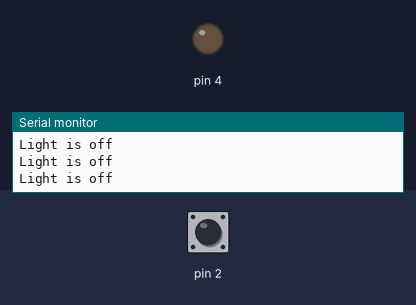
Recording of a sketch running on a simulated Arduino Uno, built with avr-gcc and run on an emulated ATmega328P. Shown: output pins drawn as LEDs (lit = HIGH), the last lines printed to the serial monitor. Dashed ring = blinking. The inputs (shaded band) are chosen by the test bench; at power-on: pin 2 HIGH.

Above: at 1.2 s.
1.3 s: pin 2 pulled LOW for 0.15 s
At 1.39 s:
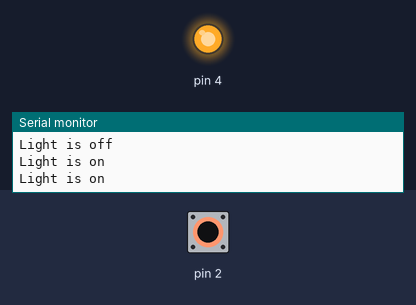
2.9 s: pin 2 pulled LOW for 1 s
At 4.6 s:
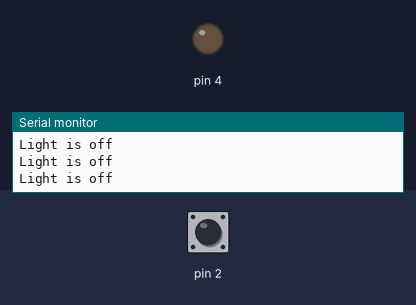
6.9 s: pin 2 pulsed LOW 2 times (0.12 s each, 0.3 s apart)
At 6.97 s:
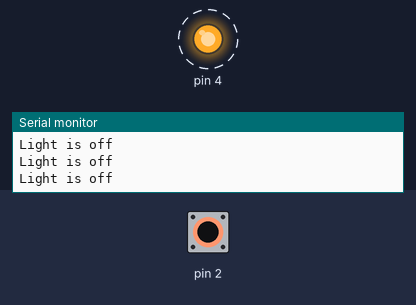
Timing chart, 0 to 9.9 s (numbered marks = the images above; inputs shaded):
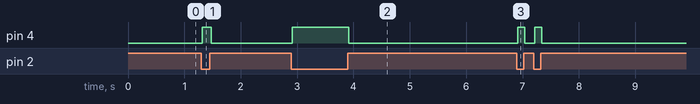

Measured:
- after the input at 1.3 s, pin 4: LOW → HIGH at once, → LOW 0.16 s later
- after the input at 2.9 s, pin 4: LOW → HIGH at once, → LOW 1.0 s later
- after the input at 6.9 s, pin 4: alternates HIGH for 0.12 s and LOW for 0.17 s, 4 changes in all, then stays LOW, starting at once

The sketch:

ButtonLight.ino
```cpp
  int buttonState = 0;
void setup() {
  // put your setup code here, to run once:
  Serial.begin(9600);
  pinMode(2, INPUT_PULLUP);
  pinMode(4, OUTPUT);


}

void loop() {
  // put your main code here, to run repeatedly:

  buttonState = digitalRead(2);

  if(buttonState == 1)
  {
    Serial.println("Light is off");
    digitalWrite(4, LOW);

  }
  else
  {
    Serial.println("Light is on");
    digitalWrite(4, HIGH);
  }

}
```
